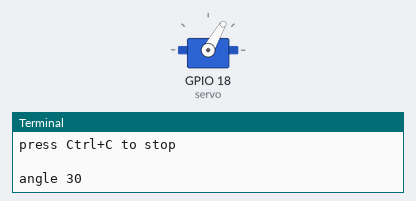
Simulated run of this program. Board: Raspberry Pi (BCM pin numbers). On the bench: servo, the last lines printed to the terminal. Servo angles are drawn from the pulse width (0.5 ms = 0°, 2.5 ms = 180°).

Above: at 0.05 s.
At 2.25 s:
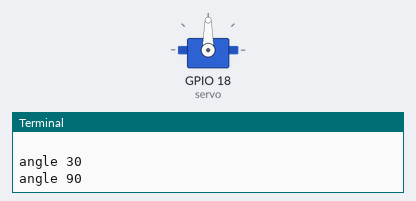
At 4.5 s:
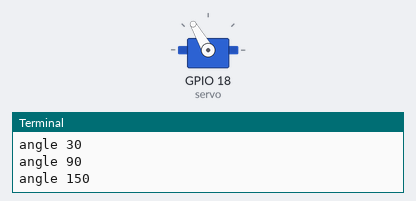
Timing chart, 0 to 5.9 s (numbered marks = the images above):
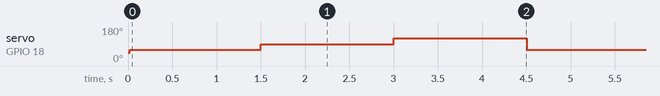

The program:

letterbox_servo_test.py
```python
from gpiozero import AngularServo
from time import sleep

servo = AngularServo(18, min_angle=0, max_angle=180)

print("servo test started")
print("watch the servo horn - it should move 30 -> 90 -> 150 degrees")
print("press Ctrl+C to stop")
print("")

while True:
    print("angle 30")
    servo.angle = 30
    sleep(1.5)

    print("angle 90")
    servo.angle = 90
    sleep(1.5)

    print("angle 150")
    servo.angle = 150
    sleep(1.5)
```

Measured:
- by itself, servo on GPIO 18 (servo): repeats every 4.5 s: 90° 1.5 s, 120° 1.5 s, 60° 1.5 s
